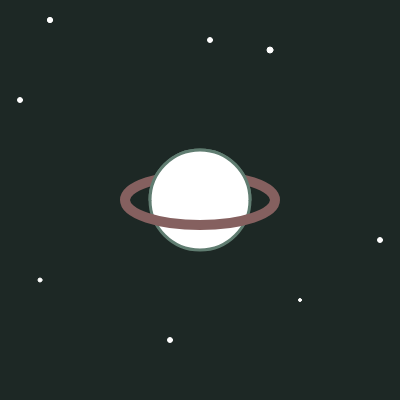
Frame 1 (no input)
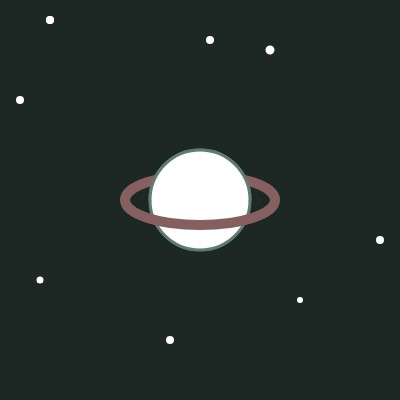
Frame 60 (no input)
Frame 120 (the mouse pressed at the canvas centre since frame 60): identical to frame 60, image omitted

The p5.js sketch that drew these frames (run headless with seeded random() and noise() and a simulated clock; from frame 60 on, the mouse is pressed at the canvas centre):

// p5.js sketch
// ── sketch.js
function preload(){
  // preload assets
}

function setup() {
  createCanvas(400, 400);
  //größe des Vierecks
}

function draw() {
  background('#1D2825');
  fill('white');
  
  stroke('transparent');
  ellipse(20,100,5,5);
  ellipse(50,20,5,5);
  ellipse(300,300,3,3);
  ellipse(170,340,5,5);
  ellipse(40,280,4,4);
  ellipse(50,20,5,5);
  ellipse(380,240,5,5);
  ellipse(270,50,6,6);
  ellipse(210,40,5,5);

  
  fill('transparent');
  strokeWeight(3);
  stroke('#607D71');
  ellipse(200,200,100,100);
  

  strokeWeight(10);
  stroke('#85605F');
  fill('rgba(0,0,0,0)');
  arc(
    200, 200,
    150, 50,
    Math.PI / 180 * 0,
    Math.PI / 180 * 360,
    OPEN
  );

  fill('white');
  strokeWeight(3);
  stroke('#607D71');
  arc(
    200, 200,
    100, 100,
    Math.PI / 180 * -180,
    Math.PI / 180 * 0,
    OPEN
  );

  
}
